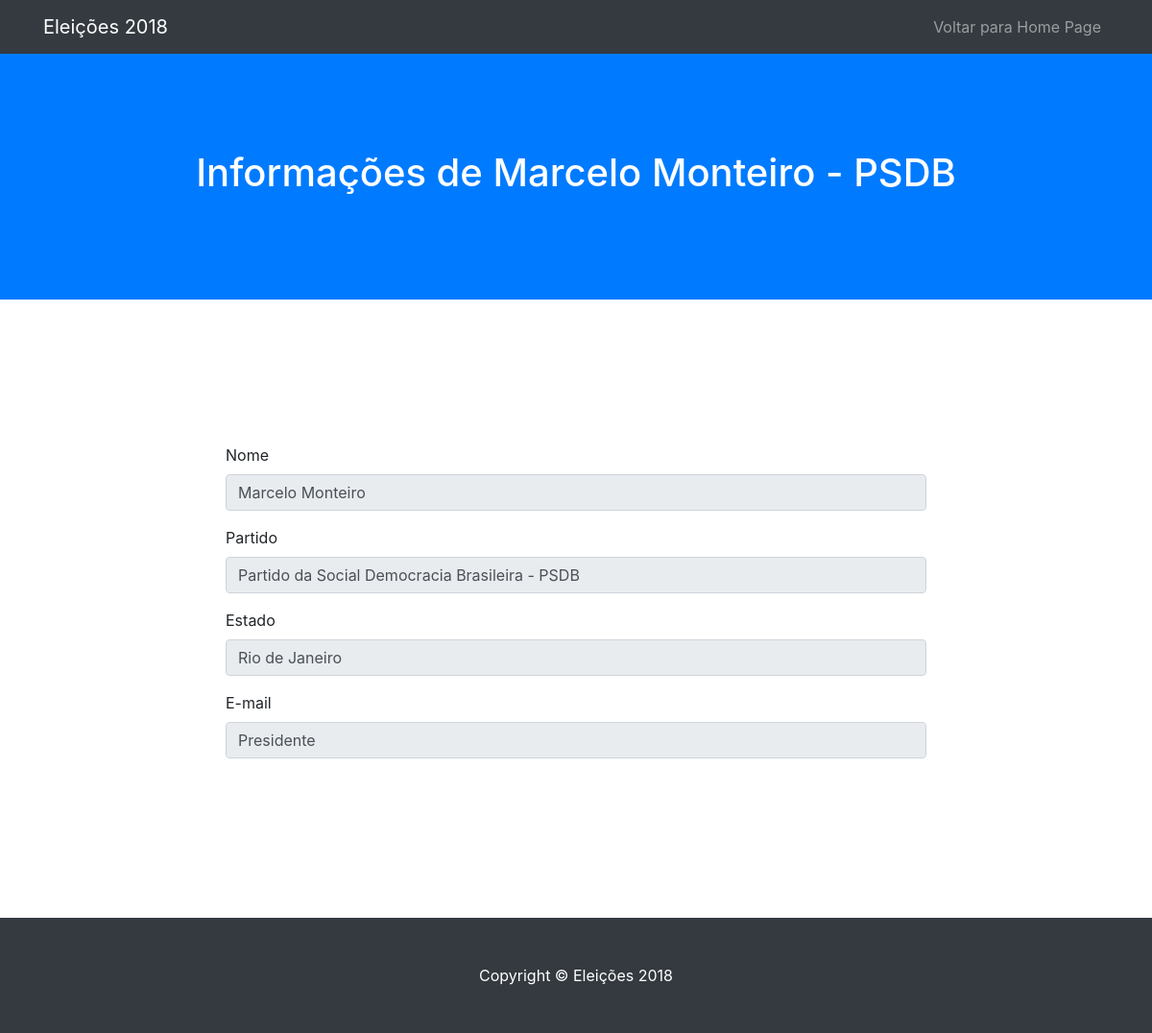
/candidato/1, run on the app's committed database.
### eleicoes2018/models.py (models this page shows)
class Candidato(models.Model):
	nome = models.CharField(max_length=255, null=False)
	cargo_id = models.ForeignKey(Cargo, on_delete=models.CASCADE)
	partido_id = models.ForeignKey(Partido, on_delete=models.CASCADE)
	estado_id = models.ForeignKey(Estado, on_delete=models.CASCADE)

class Partido(models.Model):
	nome = models.CharField(max_length=255, null=False)
	sigla = models.CharField(max_length=6, null=False)

class Estado(models.Model):
	nome = models.CharField(max_length=255, null=False)
	sigla = models.CharField(max_length=2, null=False)

class Cargo(models.Model):
	nome = models.CharField(max_length=255, null=False)

### candidatos/views.py (the view)
# urls.py: url(r'^candidato/(?P<candidato_id>\d+)$', candidato, name='candidato'),
def candidato(request, candidato_id):
	candidato = Candidato.objects.get(id=candidato_id)
	return render(request, 'candidato.html', { "candidato" : candidato })

### candidatos/templates/candidato.html
{% extends "template_candidato.html" %}
{% block body %}
<form>
	<div class="form-group">
		<label for="nome_candidato">Nome</label>
		<input type="text" class="form-control" id="nome_candidato" value="{{candidato.nome}}" readonly>
	</div>
	<div class="form-group">
		<label for="partido_candidato">Partido</label>
		<input type="text" class="form-control" id="cpf_candidato" value="{{candidato.partido_id.nome}} - {{candidato.partido_id.sigla}}" readonly>
	</div>
	<div class="form-group">
		<label for="estado_candidato">Estado</label>
		<input type="text" class="form-control" id="estado_candidato" value="{{candidato.estado_id.nome}}" readonly>
	</div>
	<div class="form-group">
		<label for="cargo_candidato">E-mail</label>
		<input type="text" class="form-control" id="cargo_candidato" value="{{candidato.cargo_id.nome}}" readonly>
	</div>
</form>
{% endblock %}

### candidatos/templates/template_candidato.html (shortened to what this page needs)
{% load staticfiles %}
<!DOCTYPE html>
  <head>
    <link href='{% static "vendor/bootstrap/css/bootstrap.min.css" %}' rel="stylesheet">
    <link href='{% static "css/scrolling-nav.css" %}' rel="stylesheet">
  </head>
  <body id="page-top">
    <nav class="navbar navbar-expand-lg navbar-dark bg-dark fixed-top" id="mainNav">
      <div class="container">
        <a class="navbar-brand js-scroll-trigger" href="#page-top">Eleições 2018</a>
        <div class="collapse navbar-collapse" id="navbarResponsive">
          <ul class="navbar-nav ml-auto">
            <li class="nav-item">
              <a class="nav-link js-scroll-trigger" href="/">Voltar para Home Page</a>
            </li>
          </ul>
        </div>
      </div>
    </nav>
    <header class="bg-primary text-white">
      <div class="container text-center">
        <h1>Informações de {{candidato.nome}} - {{candidato.partido_id.sigla}}</h1>
      </div>
    </header>
    <section id="dados">
      <div class="container">
        <div class="row">
          <div class="col-lg-8 mx-auto">
            {% block body %}
            {% endblock %}
          </div>
        </div>
      </div>
    </section>
    <footer class="py-5 bg-dark">
      <div class="container">
        <p class="m-0 text-center text-white">Copyright &copy; Eleições 2018</p>
      </div>
    </footer>
  </body>
</html>

### eleicoes2018/static/css/scrolling-nav.css (style rules this page uses)
header { padding: 154px 0 100px; }
@media (min-width: 992px) { header { padding: 156px 0 100px; } }
section { padding: 150px 0; }

### data on the page
Candidato: nome "Marcelo Monteiro", partido_id.sigla "PSDB", partido_id.nome "Partido da Social Democracia Brasileira - PSDB", estado_id.nome "Rio de Janeiro", cargo_id.nome "Presidente"
